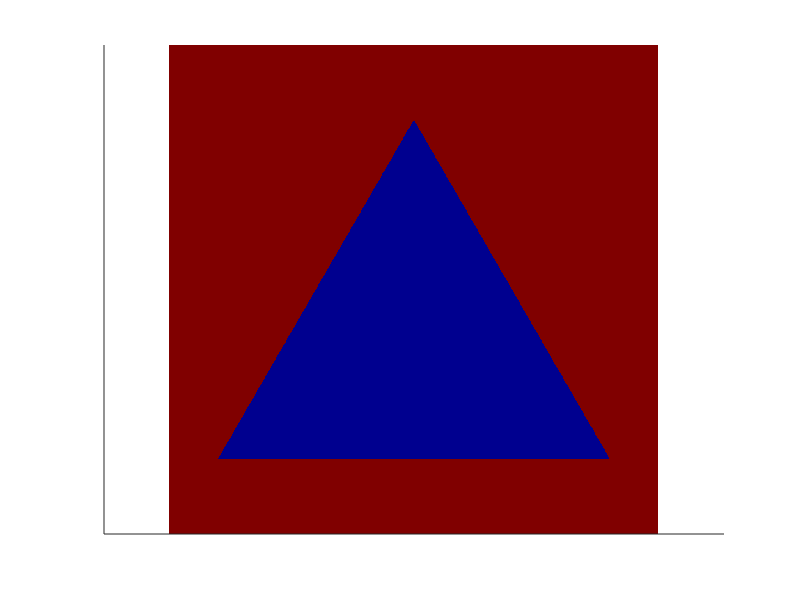

Here is the MATLAB script that generated this plot: (Note: this script raises an error after producing the figure.)
%%%%%%%%%%%%%%%%%%%%%%%%%%%%%%%%%%%%%%%%%%%%%%%%%%%%%%%%%%%%%%%%%%%%%%%%%%%%%%%%
% FILENAME:         SelfCollimatingCrystal.m
% COURSE:           EE5322--21st Century Electromagnetics
% INSTRUCTOR:       Raymond C. Rumpf
% NAME:             Manuel F. Martinez
% SEMESTER:         Spring 2018
% DUE DATE:         02/13/2018
%%%%%%%%%%%%%%%%%%%%%%%%%%%%%%%%%%%%%%%%%%%%%%%%%%%%%%%%%%%%%%%%%%%%%%%%%%%%%%%%

%%%%%%%%%%%%%%%%%%%%%%%%%%%%%%%%%%%%%%%%%%%%%%%%%%%%%%%%%%%%%%%%%%%%%%%%%%%%%%%%
%% INTIALIZE MATLAB
%%%%%%%%%%%%%%%%%%%%%%%%%%%%%%%%%%%%%%%%%%%%%%%%%%%%%%%%%%%%%%%%%%%%%%%%%%%%%%%%

% RESTORE STATE
clear all;
close all;
clc;

% UNITS
meters      = 1;
millimeters = 1e-3 * meters;
centimeters = 1e-2 * meters;
inches      = 2.54 * centimeters;
feet        = 12 * inches;
seconds     = 1;
hertz       = 1/seconds;
kilohertz   = 1e3 * hertz;
megahertz   = 1e6 * hertz;
gigahertz   = 1e9 * hertz;
degrees     = pi/180;
F           = 1;
H           = 1;

% CONSTANTS
e0 = 8.85418782e-12 * F/meters;
u0 = 1.25663706e-6 * H/meters;
N0 = sqrt(u0/e0);
c0 = 299792458 * meters/seconds;

%%%%%%%%%%%%%%%%%%%%%%%%%%%%%%%%%%%%%%%%%%%%%%%%%%%%%%%%%%%%%%%%%%%%%%%%%%%%%%%%
%% DASHBOARD
%%%%%%%%%%%%%%%%%%%%%%%%%%%%%%%%%%%%%%%%%%%%%%%%%%%%%%%%%%%%%%%%%%%%%%%%%%%%%%%%

% SUPERCELL PARAMETERS
a   = 0.0111 * meters;
w   = 0.8 * a;
er1 = 9.0;
er2 = 1.0;

% GRID
Nx = 1024;
Ny = 1024;

% PWEM PARAMETERS
PQ.P    = 11;
PQ.Q    = 11;
MODE.EM = 'H';

% NUMBER OF POINTS IN BAND DIAGRAM
SYM.NP = 40;

% MISC. SIMULATION PARAMETERS
MODE.BC = 2;

%%%%%%%%%%%%%%%%%%%%%%%%%%%%%%%%%%%%%%%%%%%%%%%%%%%%%%%%%%%%%%%%%%%%%%%%%%%
%% BUILD UNIT CELL ONTO HIGH RESOLUTION REAL-SPACE GRID
%%%%%%%%%%%%%%%%%%%%%%%%%%%%%%%%%%%%%%%%%%%%%%%%%%%%%%%%%%%%%%%%%%%%%%%%%%%

% COMPUTE GRID PARAMETERS
dx = a/Nx;
dy = a/Ny;
xa = [0:Nx-1]*dx; xa = xa - mean(xa);
ya = [0:Ny-1]*dy; ya = ya - mean(ya);

% BUILD UNIT CELL
DEV.UR  = ones(Nx,Ny);
DEV.ER  = er1 * ones(Nx,Ny);
h   = sqrt(w^2 - (w/2)^2);    % Height of triangle
ny  = round(h/dy);
ny1 = 1 + floor((Ny - ny)/2);
ny2 = ny1 + ny - 1;
for ny = ny1 : ny2
    f = (ny - ny1 + 1)/(ny2 - ny1 + 1);
    nx = round(f*w/dx);
    nx1 = 1 + floor((Nx - nx)/2);
    nx2 = nx1 + nx - 1;
    DEV.ER(nx1:nx2,ny) = er2;
end 

% VISUALIZE SUPER CELL
figure('Color','w');
c = imagesc(xa/millimeters,ya/millimeters,DEV.ER');
axis equal tight;
colormap(jet);
box off;
c = get(c,'Parent');
set(c,'FontSize',12);
set(c,'XTick',[],'XTickLabel',[],'YTick',[],'YTickLabel',[]);
% gtext('$\varepsilon_1$','Color','w','FontSize',40,'Interpreter','LaTex');
% gtext('$\varepsilon_2$','Color','w','FontSize',40,'Interpreter','LaTex');

%%%%%%%%%%%%%%%%%%%%%%%%%%%%%%%%%%%%%%%%%%%%%%%%%%%%%%%%%%%%%%%%%%%%%%%%%%%
%% BEGIN PWEM
%%%%%%%%%%%%%%%%%%%%%%%%%%%%%%%%%%%%%%%%%%%%%%%%%%%%%%%%%%%%%%%%%%%%%%%%%%%

% COMPUTE BLOCH WAVE VECTORS

% Reciprocal Lattice Vectors
DEV.T1 = (2*pi/a) * [1 ; 0];
DEV.T2 = (2*pi/a) * [0 ; 1];

% Key points of symmetry
NP1 = SYM.NP;
D = [0 ; 0];
X = 0.5*DEV.T2;
Z = 0.5*DEV.T1 + 0.5*DEV.T2;
M = 0.5*DEV.T1;
E = 0.5*DEV.T1 - 0.5.*DEV.T2;
G = -0.5*DEV.T2;

if (MODE.BC == 1)
    % Generate list of Bloch Wave Vectors
    bx = [ linspace(D(1),X(1),NP1), linspace(X(1),Z(1),NP1) , ...
            linspace(Z(1),M(1),NP1) , linspace(M(1),E(1),NP1) , ...
            linspace(E(1),G(1),NP1) , linspace(G(1),D(1),NP1) ];
    by = [ linspace(D(2),X(2),NP1), linspace(X(2),Z(2),NP1) , ...
            linspace(Z(2),M(2),NP1) , linspace(M(2),E(2),NP1) , ...
            linspace(E(2),G(2),NP1) , linspace(G(2),D(2),NP1)];
    BETA = [ bx ; by ];
elseif (MODE.BC == 2)
    bx      = linspace(-pi/a,+pi/a,SYM.NP);
    by      = linspace(+pi/a,-pi/a,SYM.NP);
    BETA    = zeros(2,SYM.NP^2);
    C       = 1;
    for x = 1 : SYM.NP
        for y = 1 : SYM.NP
            BETA(:,C) = [bx(x) by(y)];
            C = C + 1;
        end
    end
end

% GENERATE MISSING STRUCTURE PARAMETERS
DEV.LATTICE = a;

% PERFORM PWEM SIMULATION
WN = pwem2d(DEV,SYM,BETA,PQ,MODE);

%%%%%%%%%%%%%%%%%%%%%%%%%%%%%%%%%%%%%%%%%%%%%%%%%%%%%%%%%%%%%%%%%%%%%%%%%%%
%% POST-PROCESS DATA
%%%%%%%%%%%%%%%%%%%%%%%%%%%%%%%%%%%%%%%%%%%%%%%%%%%%%%%%%%%%%%%%%%%%%%%%%%%

if (MODE.BC == 1)
    figure('Color','w');
    h = plot([1:length(bx)], WN, '-b','LineWidth',1.5);
    hold on;
    ylim([0 0.6]);
    xlim([1 length(bx)]);
    h2 = get(h(1),'Parent');
    set(h2,'FontSize',13,'LineWidth',1.5);
    title([MODE.EM '$\textrm{ Mode}$'],'FontSize',16,'Interpreter','LaTex')
    
    % Format x-Axis
    XT = [1 NP1 2*NP1 3*NP1 4*NP1 5*NP1 6*NP1];
    XL = {'\Delta','X','Z','M','\Sigma','\Gamma','\Delta'};
    set(h2,'XTick',XT,'XTickLabel',XL);
    xlabel('Bloch Wave Vector ($\beta$)','Interpreter','LaTex','FontSize',14);
    
    % Format y-Axis
    ylabel('Normalized Frequency $\frac{\omega a}{2\pi c_0}$','Interpreter',...
        'LaTex','FontSize',14,'Rotation',90);
    
%     % Add Vertical Lines
    for n = 2 : length(XT)-1
        x = [ XT(n) XT(n) ];
        y = [0 1];
        line(x,y,'Color','k','LineWidth',0.75,'LineStyle','--');
    end
    
    % Draw BZ and IBZ
    SQx = [50 60 70];
    SQy = [0.05 0.1 0.15];
    vx  = [SQx(2) SQx(2) SQx(3) SQx(3) SQx(2)];
    vy  = [SQy(1) SQy(3) SQy(3) SQy(1) SQy(1)];
    fill(vx,vy,[198/255 226/255 255/255],'EdgeColor',...
        [198/255 226/255 255/255]);
    text(SQx(2)-0.5,SQy(2),'$\Delta$','Interpreter','LaTex',...
        'HorizontalAlignment','Right');
    text(SQx(2)-0.5,SQy(3)+0.005,'X','Interpreter','LaTex',...
        'HorizontalAlignment','Right');
    text(vx(3)+0.5,vy(3),'Z','Interpreter','LaTex',...
        'HorizontalAlignment','Left');
    text(SQx(3)+0.5,SQy(2),'M','Interpreter','LaTex',...
        'HorizontalAlignment','Left');
    text(SQx(3)+0.5,SQy(1),'$\Sigma$','Interpreter','LaTex',...
        'HorizontalAlignment','Left');
    text(SQx(2)-0.5,SQy(1)+0.005,'$\Gamma$','Interpreter','LaTex',...
        'HorizontalAlignment','Right');

    for x = 1 : length(SQx)
        for y = 1 : length(SQy)
            plot(SQx(x),SQy(y),'ok','MarkerSize',3,'MarkerFaceColor','k');
        end
    end
    a = line([SQx(1) SQx(3)],[SQy(1) SQy(1)]);
    set(a,'LineWidth',1,'Color','k');
    a = line([SQx(1) SQx(1)],[SQy(1) SQy(3)]);
    set(a,'LineWidth',1,'Color','k');
    a = line([SQx(3) SQx(3)],[SQy(1) SQy(3)]);
    set(a,'LineWidth',1,'Color','k');
    a = line([SQx(1) SQx(3)],[SQy(3) SQy(3)]);
    set(a,'LineWidth',1,'Color','k');
    hold off;
elseif (MODE.BC == 2)
    figure('Color','w');
    % PLOT FULL BAND DIAGRAM
    for b = 1 : 7               % Just plot some bands
        a = surf(reshape(WN(b,:),SYM.NP,SYM.NP));
        shading interp;
        hold on;
        drawnow;
        view([-40,10]);
    end
    hold off;
    a = get(a,'Parent');
    set(a,'FontSize',12);
    title([MODE.EM '$\textrm{ Mode Full Band Diagram}$'],...
        'Interpreter','LaTex','FontSize',18);
    xlabel('\beta_x','FontSize',15);
    ylabel('\beta_y','FontSize',15);
    zlabel('Normalized Frequency $\frac{\omega a}{2\pi c_0}$',...
        'Interpreter','LaTex','FontSize',15);
    box on;
    colormap(jet);
    T = [1 20 40];
    L = {'-\pi/a','0','\pi/a'};
    set(gca,'XTick',T,'XTickLabel',L,'YTick',T,'YTickLabel',L);
    
    % ISOFREQUENCY CONTOURS
    figure('Color','w');
    [C,H] = contour(reshape(WN(1,:),SYM.NP,SYM.NP),8,'LineWidth',1.5);
    set(gca,'FontSize',13);
    title([MODE.EM '$\textrm{ Mode 1st Band Isofrequency Contour}$'],...
        'FontSize',15,'Interpreter','LaTex');
    xlabel('\beta_x','FontSize',12);
    ylabel('\beta_y','FontSize',12);
    clabel(C,H,'FontSize',10);
    colormap(jet);
    T = [1 20 40];
    L = {'-\pi/a','0','\pi/a'};
    set(gca,'XTick',T,'XTickLabel',L,'YTick',T,'YTickLabel',L);
    colorbar;
    axis equal tight;
    
    figure('Color','w');
    [C,H] = contour(reshape(WN(2,:),SYM.NP,SYM.NP),8,'LineWidth',1.5);
    set(gca,'FontSize',13);
    title([MODE.EM '$\textrm{ Mode 2nd Band Isofrequency Contour}$'],...
        'FontSize',15,'Interpreter','LaTex');
    xlabel('\beta_x','FontSize',12);
    ylabel('\beta_y','FontSize',12);
    clabel(C,H,'FontSize',10);
    colormap(jet);
    T = [1 20 40];
    L = {'-\pi/a','0','\pi/a'};
    set(gca,'XTick',T,'XTickLabel',L,'YTick',T,'YTickLabel',L);
    colorbar;
    axis equal tight;
    
end
    